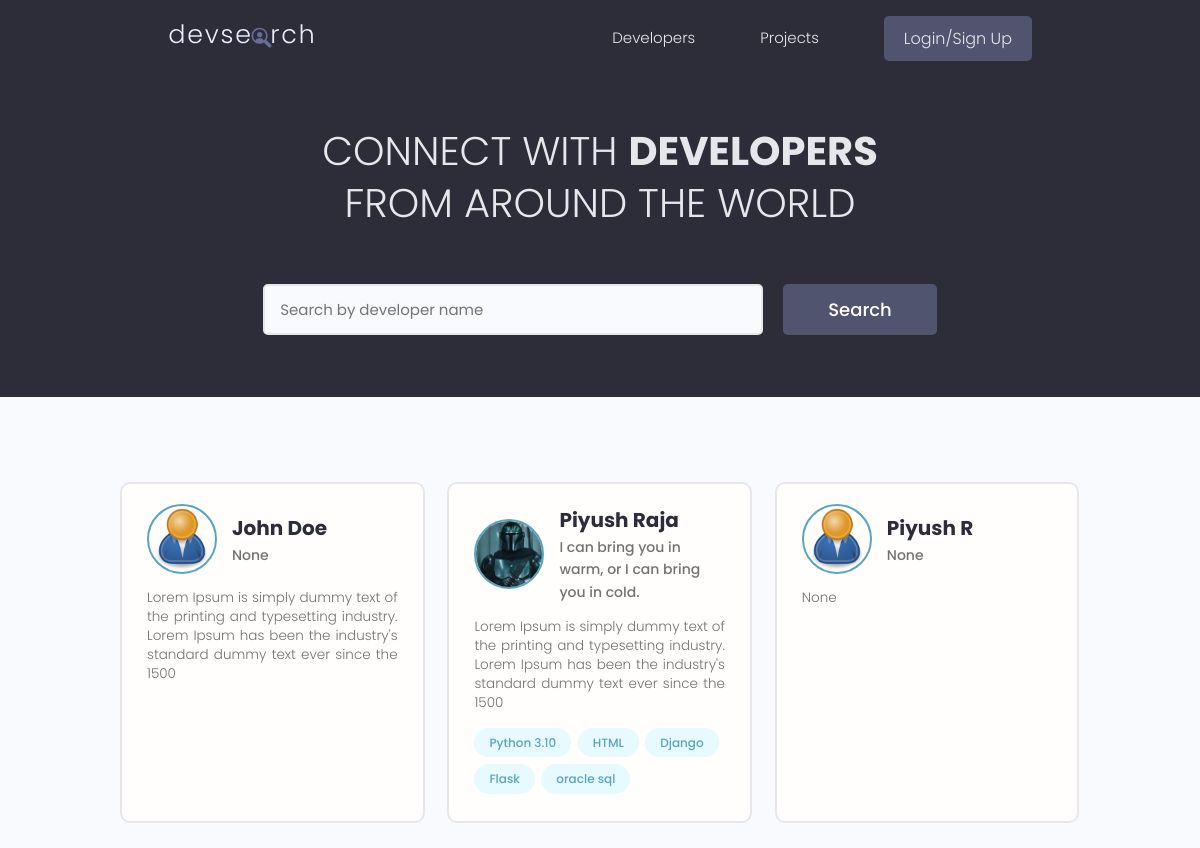
The app's page /, older data.
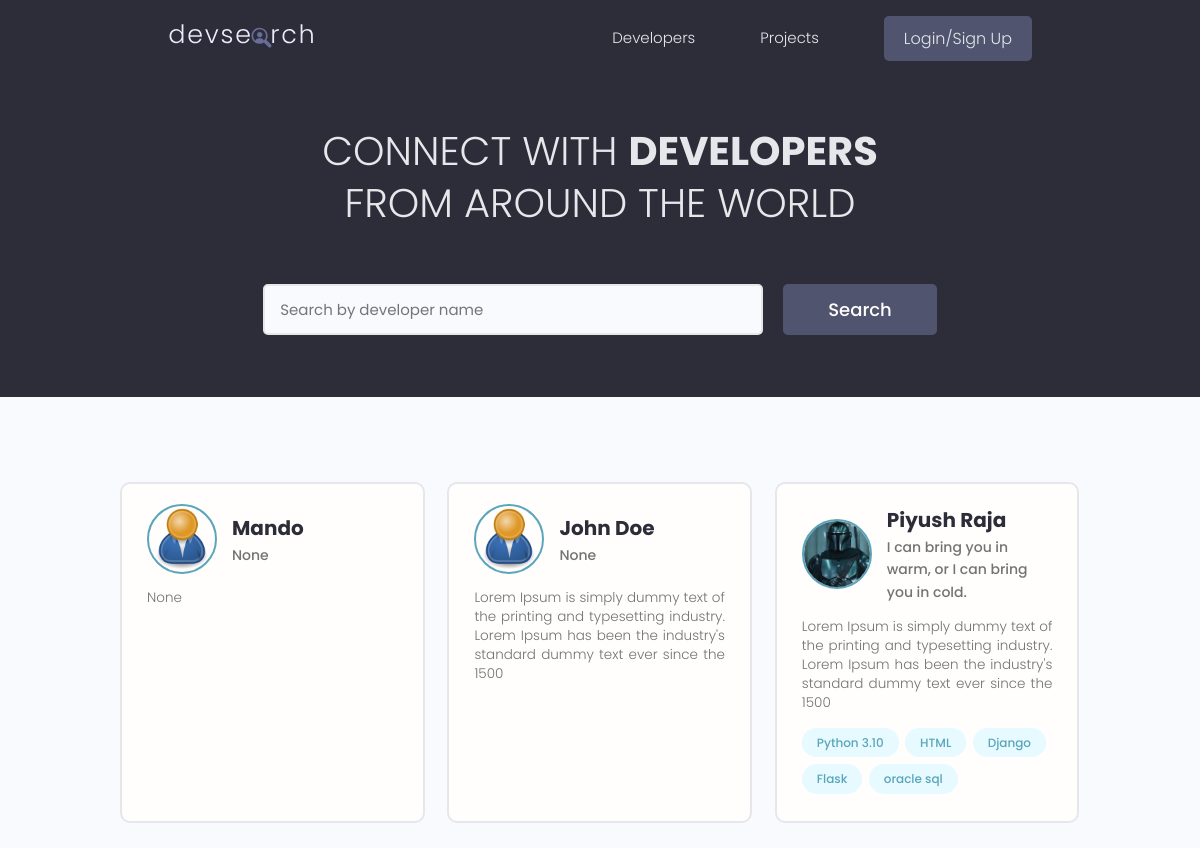
The same page, newer data.
### users/models.py (models this page shows, shortened)
class Profile(models.Model) :
    user = models.OneToOneField(User, on_delete=models.CASCADE,null=True,blank=True)
    name=models.CharField(max_length=200,blank=True,null=True)
    email=models.EmailField(max_length=500, blank=True,null=True)
    username=models.CharField(max_length=200,blank=True,null=True)
    location=models.CharField(max_length=200,blank=True,null=True)
    short_intro=models.CharField(max_length=200,blank=True,null=True)
    bio = models.TextField(blank=True,null=True )
    profile_image=models.ImageField(null=True,blank=True,upload_to='profiles/',default="profiles/user-default.png")
    social_github=models.CharField(max_length=200,blank=True,null=True)
    social_twitter=models.CharField(max_length=200,blank=True,null=True)
    social_linkedin=models.CharField(max_length=200,blank=True,null=True)
    social_youtube=models.CharField(max_length=200,blank=True,null=True)
    social_website=models.CharField(max_length=200,blank=True,null=True)
    created=models.DateTimeField(auto_now_add=True)
    id=models.UUIDField(default=uuid.uuid4,unique=True,primary_key=True,editable=False)

class Skill(models.Model) :
    owner = models.ForeignKey(Profile,on_delete=models.CASCADE, null= True,blank=True)
    name=models.CharField(max_length=300,null=True,blank=True)
    description=models.TextField(null=True,blank=True)
    created=models.DateTimeField(auto_now_add=True)
    id=models.UUIDField(default=uuid.uuid4,unique=True,primary_key=True,editable=False)
    def __str__(self):
        return str(self.name)

### users/views.py (the view)
# urls.py: path('',views.profiles,name="profiles"),
def profiles(request) :
    profiles, search_query = searchProfiles(request)
    custom_range, profiles=paginateProfiles(request, profiles,3)
    context={'profiles':profiles,'search_query':search_query,'custom_range' :custom_range}
    return render(request,'users/profiles.html',context)

### users/utils.py (called while the page is built)
def paginateProfiles(request, profiles, results) :
    page=request.GET.get('page')
    paginator = Paginator(profiles, results)
    try :
        profiles = paginator.page(page)
    except PageNotAnInteger :
        page=1
        profiles = paginator.page(page)
    except EmptyPage :
        page = paginator.num_pages
        profiles = paginator.page(page)
    leftIndex = int(page) - 4
    if leftIndex < 1 :
        leftIndex=1
    rightIndex = int(page)+5
    if rightIndex>paginator.num_pages :
        rightIndex = paginator.num_pages
    custom_range=range(leftIndex,rightIndex)
    return custom_range,profiles

def searchProfiles(request) :
    search_query=''
    if request.GET.get('search_query') :
        search_query=request.GET.get('search_query')
    skills  = Skill.objects.filter(name__icontains=search_query)
    print('SEARCH:', search_query)
    profiles=Profile.objects.distinct().filter(
        Q(name__icontains=search_query) |
        Q(short_intro__icontains=search_query) |
        Q(skill__in=skills)
        )
    return profiles,search_query

### users/templates/users/profiles.html (shortened to what this page needs)
{% extends 'main.html' %}
{% block content %}
<main class="home">
    <section class="hero-section text-center">
      <div class="container container--narrow">
        <div class="hero-section__box">
          <h2>CONNECT WITH <span>DEVELOPERS</span></h2>
          <h2>FROM AROUND THE WORLD</h2>
        </div>
        <div class="hero-section__search">
          <form class="form" action="{% url 'profiles' %}" method="get">
            <div class="form__field">
              <input class="input input--text" id="formInput#search" type="text" name="search_query" value="{{search_query}}"
                placeholder="Search by developer name" />
            </div>
            <input class="btn btn--sub btn--lg" type="submit" value="Search" />
          </form>
        </div>
      </div>
    </section>
    <section class="devlist">
      <div class="container">
        <div class="grid grid--three">
            {% for profile in profiles %}
          <div class="column card">
            <div class="dev">
              <a href="{% url 'user-profile' profile.id %}"class="card__body">
                <div class="dev__profile">
                  <img class="avatar avatar--md" src="{{profile.profile_image.url}}" alt="image" />
                  <div class="dev__meta">
                    <h3>{{profile.name}}</h3>
                    <h5>{{profile.short_intro|slice:"60"}}</h5>
                  </div>
                </div>
                <p class="dev__info">{{profile.bio|slice:"150"}}
                </p>
                <div class="dev__skills">
                    {% for skill in profile.skill_set.all|slice:"5" %}
                  <span class="tag tag--pill tag--main">
                    <small>{{skill}}</small>
                </span>
                {% endfor %}
                </div>
              </a>
            </div>
          </div>
          {% endfor %}
        </div>
      </div>
    </section>
  </main>
{% endblock %}

### templates/main.html (shortened to what this page needs)
<!DOCTYPE html>
{% load static %}
<html>
<head>
    <link rel="stylesheet" href="https://cdn.iconmonstr.com/1.3.0/css/iconmonstr-iconic-font.min.css" />
    <link rel="stylesheet" href="{% static 'uikit/styles/uikit.css' %}" />
    <link rel="stylesheet" href="{% static 'styles/app.css' %}" />
</head>
<body>
    {% include 'navbar.html' %}
    {% block content %}
    {% endblock content %}
</body>
</html>

### templates/navbar.html (shortened to what this page needs)
{% load static %}
<header class="header">
    <div class="container container--narrow">
      <a href="{% url 'profiles' %}" class="header__logo">
        <img src="{% static 'images/logo.svg' %}" alt="DevSearch Logo" />
      </a>
      <nav class="header__nav">
        <ul class="header__menu">
          <li class="header__menuItem"><a href="{% url 'profiles' %}">Developers</a></li>
          <li class="header__menuItem"><a href="{% url 'projects' %}">Projects</a></li>
          {% if request.user.is_authenticated %}
          <li class="header__menuItem"><a href="{% url 'inbox' %}">Inbox</a></li>
          <li class="header__menuItem"><a href="{% url 'account' %}">Account</a></li>
          <li class="header__menuItem"><a href="{% url 'logout' %}" class="btn btn--sub">Logout</a></li>
          {% else %}
          <li class="header__menuItem"><a href="{% url 'login' %}" class="btn btn--sub">Login/Sign Up</a></li>
          {% endif %}
        </ul>
      </nav>
    </div>
  </header>

### static/styles/app.css (style rules this page uses)
:root { --color-sub: #2d2d39; }
.btn--sub { background-color: var(--color-sub-light); }
.card { border: 2px solid var(--color-light); }
img { width: 100%; }
.header { position: sticky; z-index: 111; background-color: var(--color-sub); padding: 1.5rem 0; }
.header > .container { display: flex; justify-content: space-between; align-items: center; }
.header__logo > img { height: 3.8rem; }
.header__nav > ul { display: inline-flex; align-items: center; list-style: none; gap: 6.5rem; }
.header__menuItem > a { color: var(--color-light); font-weight: 300; }
.hero-section { height: 40vh; display: flex; align-items: center; background-color: var(--color-sub); }
.hero-section__box { margin-bottom: 4rem; }
.hero-section__box > h2, .hero-section__box > h2 > span { font-size: 4rem; color: var(--color-light); line-height: 1.3; text-transform: uppercase; }
.hero-section__box > h2 { font-weight: 300; }
.hero-section__box > h2 > span { font-weight: 700; }
.hero-section__search > .form { display: flex; align-items: center; justify-content: center; gap: 2rem; }
.hero-section__search > .form input.input--text { width: 50rem; }
.devlist { margin-top: 8rem; }
.devlist .grid { align-items: stretch; }
.devlist .dev .dev__profile { display: flex; align-items: center; gap: 1.5rem; }
.devlist .dev .dev__meta h3 { color: var(--color-sub); font-size: 2rem; font-weight: 700; }
.devlist .dev .dev__meta h5 { color: var(--color-text); font-size: 1.4rem; font-weight: 500; }
.devlist .dev .dev__info { margin: 1.5rem 0; font-size: 1.35rem; line-height: 1.4; text-align: justify; }

### static/uikit/styles/modules/_variables.css (style rules this page uses)
:root { --color-main: #5aa5b9; --color-main-light: #e6faff; --color-sub: #3f4156; --color-sub-light: #51546e; --color-sub-lighter: #ededfd; --color-text: #737373; --color-gray: #8b8b8b; --color-light: #e5e7eb; --color-light-gray: #767676; --color-bg: #f8fafd; --color-white: #fffefd; --color-white-light: #f3f3f3; --color-success: #359e64; --color-success-bg: #def8e8; --color-error: #fc4b0b; --color-error-bg: #fff2ee; --font-base: 'Poppins', arial, helvetica, 'Segoe UI', roboto, ubuntu, sans-serif; --font-monospace: 'Fira Code', 'Courier New', courier, monospace; --font-regular: 300; --font-medium: 500; --font-bold: 700; --generic-shadow: 1px 1px 5px #00000010; --generic-transition: all 0.3s ease-in-out; }

### static/uikit/styles/modules/_base.css (style rules this page uses)
* { margin: 0; padding: 0; box-sizing: border-box; text-rendering: optimizeLegibility; color: inherit; font-size: inherit; }
html { font-size: 50%; }
@media only screen and (min-width: 480px) { html { font-size: 56.25%; } }
@media only screen and (min-width: 1200px) { html { font-size: 62.5%; } }
body { line-height: 1.6; font-weight: 400; font-size: 1.5rem; color: var(--color-text); background-color: var(--color-bg); min-height: 100vh; }

### static/uikit/styles/modules/_typography.css (style rules this page uses)
* { font-family: var(--font-base); }
h2 { font-size: 3.6rem; font-weight: var(--font-bold); }
h3 { font-size: 3.2rem; font-weight: var(--font-medium); }
h5 { font-size: 2.4rem; font-weight: var(--font-medium); }
h5, h6 { font-weight: var(--font-regular); }
p, span, strong { font-size: 1.6rem; color: var(--color-text); font-weight: var(--font-regular); }
a { padding-bottom: 2px; text-decoration: none; display: inline-block; color: var(--color-main); font-weight: var(--font-medium); }

### static/uikit/styles/modules/_utilities.css (style rules this page uses)
.container { width: 92%; max-width: 165rem; margin: 0 auto; box-sizing: border-box; }
.container--narrow { width: 92%; max-width: 120rem; }
@media screen and (min-width: 1000px) { .container { width: 90%; } }
@media screen and (min-width: 1000px) { .container--narrow { width: 85%; } }
@media screen and (min-width: 1200px) { .container { width: 80%; } }
@media screen and (min-width: 1200px) { .container--narrow { width: 72%; } }
.text-center { text-align: center; }

### static/uikit/styles/modules/_avatar.css (style rules this page uses)
.avatar { border-radius: 50%; border: 2px solid var(--color-main); object-fit: cover; }
.avatar--md { height: 7rem; width: 7rem; }

### static/uikit/styles/modules/_button.css (style rules this page uses)
.btn { display: inline-block; position: relative; cursor: pointer; background-color: var(--color-light); font-weight: var(--font-medium); color: var(--color-sub); text-decoration: none; padding: 1rem 2rem; border-radius: 0.5rem; border: none; width: -webkit-fit-content; width: -moz-fit-content; width: fit-content; height: -webkit-fit-content; height: -moz-fit-content; height: fit-content; font-size: 1.6rem; outline-width: 0; outline-color: transparent; -webkit-backface-visibility: hidden; backface-visibility: hidden; transition: all 0.3s ease-in-out; }
.btn--sub { background-color: var(--color-sub); color: var(--color-white); }
.btn--lg { font-size: 1.8rem; padding: 1.2rem 4.5rem; }

Row changes from the older to the newer data that the page shows:
removed Profile: profile_image (placeholder picture), name "Piyush R", short_intro "None", bio "None"
added Profile: profile_image (placeholder picture), name "Mando", short_intro "None", bio "None"
